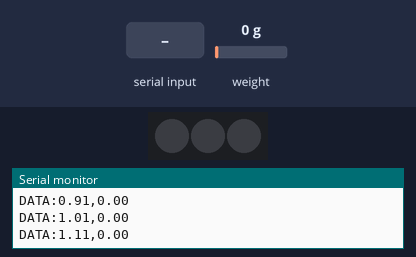
A sketch run on a simulated Arduino Uno, built with avr-gcc and run on an emulated ATmega328P. Parts: 3 RGB LEDs in strip order, left to right, the last lines printed to the serial monitor. The inputs (shaded band) are chosen by the test bench; at power-on: weight on the scale 0 g. Dim RGB values are drawn brighter than linear.

Above: at 3.1 s.
3.2 s: "r" received over Serial
At 3.7 s:
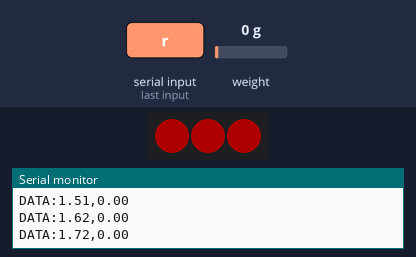
4.7 s: "b" received over Serial
At 5.4 s:
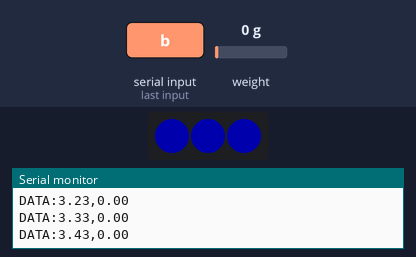
Timing chart, 0 to 7.7 s (numbered marks = the images above; inputs shaded):
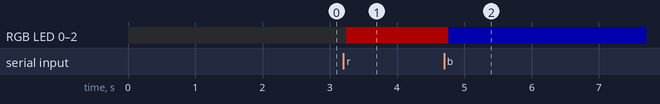

The sketch:

ros_interface.ino
```cpp
/*
 * ROS Interface for Arduino Lighting & Load Cell
 *
 * Commands:
 * 'r': Red Light
 * 'b': Blue Light
 * 'o': Lights Off
 * 't': Tare Scale
 *
 * Output:
 * DATA:<timestamp>,<weight>
 */

#include "HX711.h"
#include <Adafruit_NeoPixel.h>

// --- CONFIGURATION ---
#define PIN 6
#define NUMPIXELS 3

// WIRING
const int LOADCELL_DOUT_PIN = 2;
const int LOADCELL_SCK_PIN = 3;

float calibration_factor = 1681;
const int DIRECTION_FLIP = 1;

// --- SMOOTHING SETTINGS ---
// (Smoothing removed for raw data)

// --- TIMING ---
const long scaleInterval = 0;

// --- OBJECTS ---
Adafruit_NeoPixel strip(NUMPIXELS, PIN, NEO_GRB + NEO_KHZ800);
HX711 scale;

unsigned long previousMillisScale = 0;
unsigned long startTime = 0;

// --- COLORS ---
uint32_t blue, red, off;

void setup() {
  Serial.begin(9600);

  strip.begin();
  strip.setBrightness(50);
  strip.show();

  blue = strip.Color(0, 0, 255);
  red = strip.Color(255, 0, 0);
  off = strip.Color(0, 0, 0);

  scale.begin(LOADCELL_DOUT_PIN, LOADCELL_SCK_PIN);
  scale.set_scale(calibration_factor);

  // --- AUTO-ZERO ---
  delay(930);
  scale.tare();

  startTime = millis();
}

void loop() {
  // Check for serial commands
  if (Serial.available() > 0) {
    char cmd = Serial.read();
    handleCommand(cmd);
  }

  // Continuous data streaming
  readWeight();
}

void handleCommand(char cmd) {
  if (cmd == 't') {
    scale.tare();
    Serial.println("STATE:TARE_DONE");
  } else if (cmd ==
             's') { // Keep 's' as a safety catch-all for turning off lights
    setStripColor(off);
    Serial.println("STATE:IDLE");
  } else if (cmd == 'r') {
    setStripColor(red);
    Serial.println("STATE:IDLE");
  } else if (cmd == 'b') {
    setStripColor(blue);
    Serial.println("STATE:IDLE");
  } else if (cmd == 'o') {
    setStripColor(off);
    Serial.println("STATE:IDLE");
  }
}

void readWeight() {
  float rawReading = 0.0;
  float finalReading = 0.0;

  if (scale.is_ready()) {
    rawReading = scale.get_units(1);
    finalReading = rawReading * DIRECTION_FLIP;

    // Format: DATA:<time>,<weight>
    unsigned long currentMillis = millis() - startTime;
    float timeSeconds = currentMillis / 1000.0;

    Serial.print("DATA:");
    Serial.print(timeSeconds);
    Serial.print(",");
    Serial.println(finalReading);
  }
}

// 0: OFF, 1: BLUE, 2: RED
void setStripColor(uint32_t color) {
  for (int i = 0; i < strip.numPixels(); i++) {
    strip.setPixelColor(i, color);
  }
  strip.show();

  if (color == blue) {
    Serial.println("LED:BLUE");
  } else if (color == red) {
    Serial.println("LED:RED");
  } else {
    Serial.println("LED:OFF");
  }
}
```

Measured:
- after the input at 3.2 s, RGB LED 0–2: off → RGB(50, 0, 0) at once
- after the input at 4.7 s, RGB LED 0–2: RGB(50, 0, 0) → RGB(0, 0, 50) after 0.06 s
